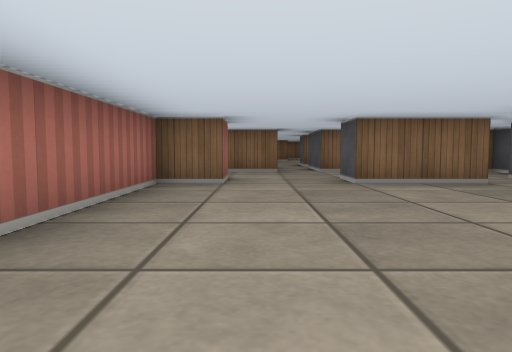
View 1 (above)

18 first-person views from a walk through a cub3D level. The camera is about half as high as the walls, tilts 4° down and sees 70° across. The floor is counted in squares. Each view is taken from the middle of a square. On the plan, view 1 faces up. The plan holds only what a view shows up to about 9 squares ahead; the rest is blank.

View 2
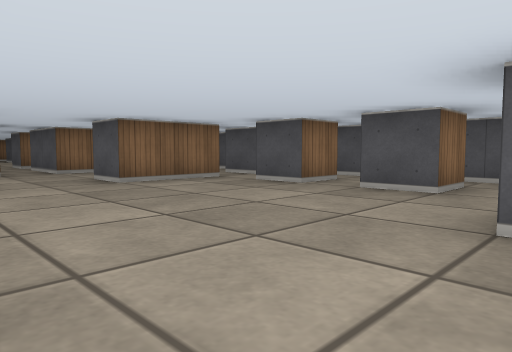

View 3
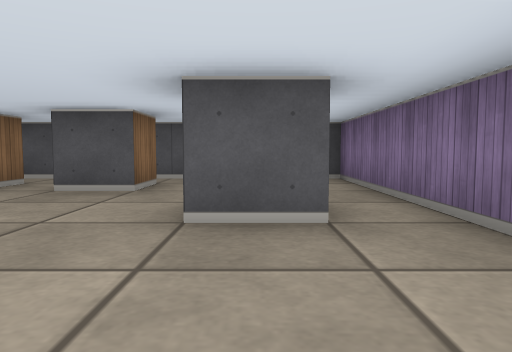

View 4
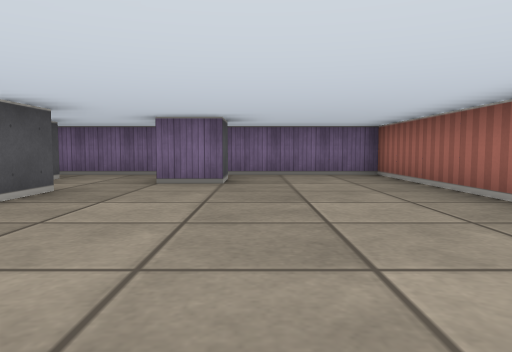

View 5
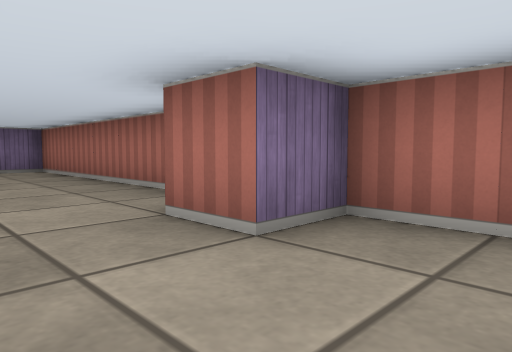

View 6
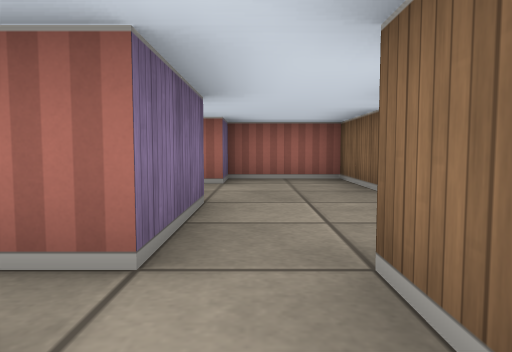

View 7
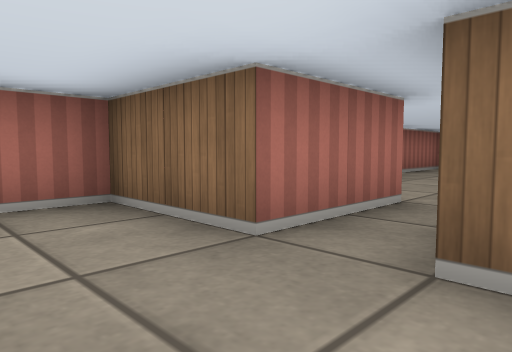

View 8
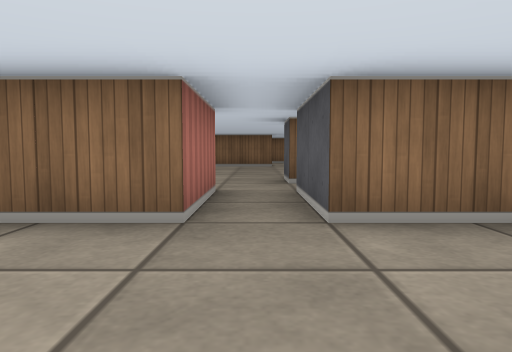

View 9
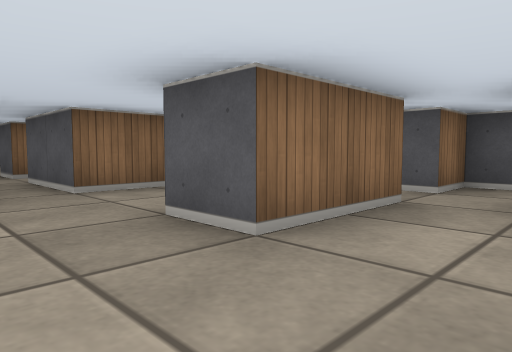

View 10
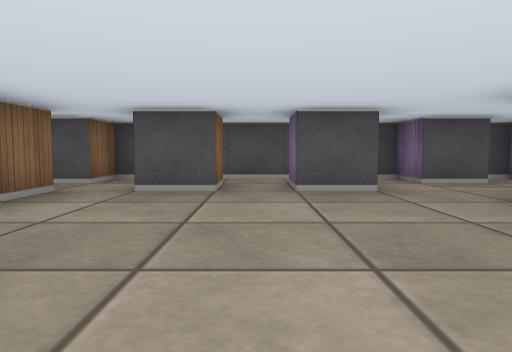

View 11
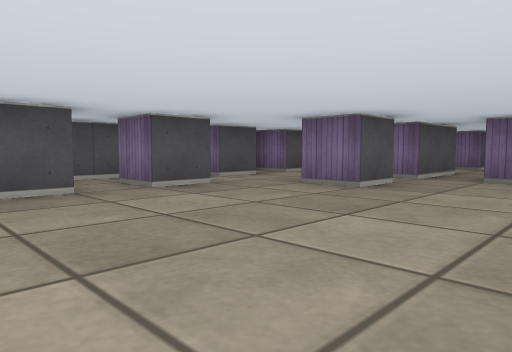

View 12
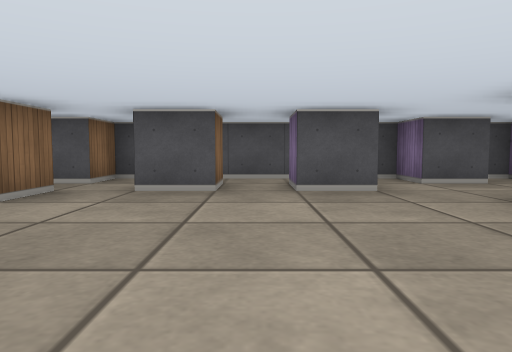

View 13
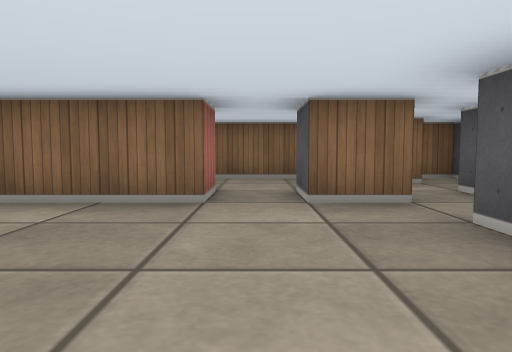

View 14
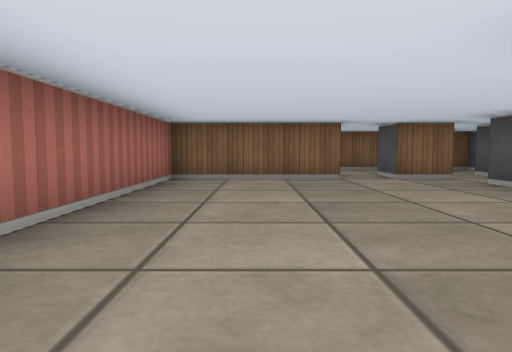

View 15
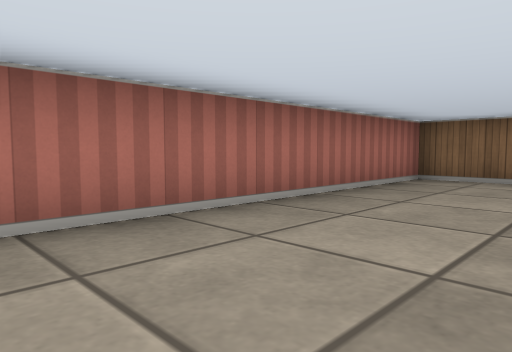

View 16
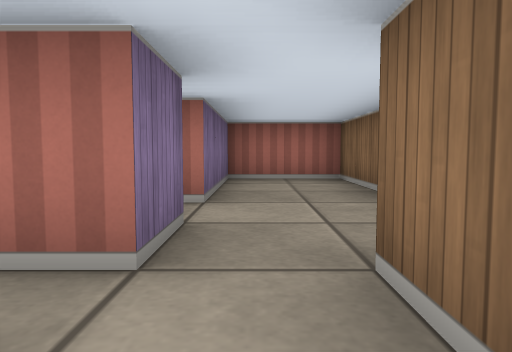

View 17
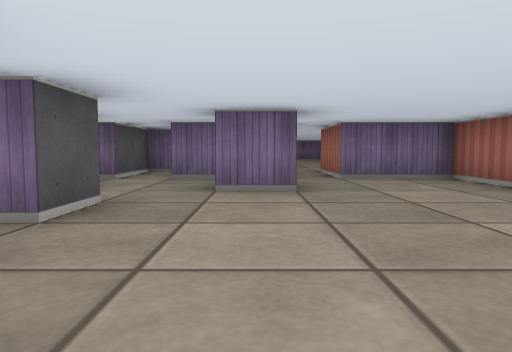

View 18
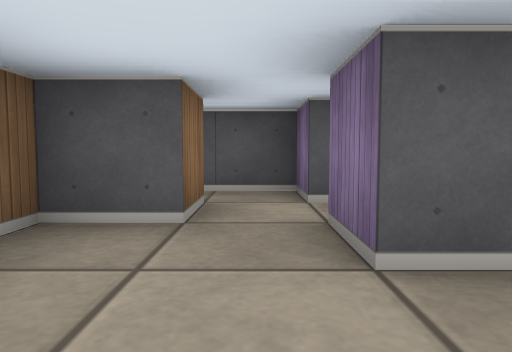

### Floor plan
Ten units are one square. View 1 is at (0, 0); x grows to the right and y downward. Boxes are objects, and circles mark ways between rooms. Rooms are numbered by the first view taken in them; rooms with no view inside come last. Other rooms are left out.
<svg viewBox="-20 -210 80 230">
<path fill="none" stroke="#000" d="M45 -15 35 -15 35 -25 45 -25M15 6 15 -5 25 -5M46 -35 35 -35 35 -45M45 6 45 -5 55 -5 55 -55 45 -55M36 -55 15 -55M-5 -55 -15 -55 -15 15 55 15 55 11M29 -85 15 -85 15 -105M5 -105 5 -85 -15 -85 -15 -65 -5 -65 -5 -55M15 -55 15 -65 25 -65M44 -75 35 -75M25 -65 35 -65 35 -59M45 -55 45 -65M55 -79 55 -85M35 -134 35 -145 45 -145M45 -155 35 -155 35 -165M36 -175 25 -175 25 -185 35 -185 35 -179M15 -114 15 -125 25 -125M55 -175 45 -175 45 -185 55 -185 55 -205 49 -205M45 -114 45 -125 55 -125 55 -156M15 -105 35 -105M46 -195 35 -195 35 -205 -15 -205 -15 -185 15 -185 15 -175 -15 -175 -15 -105 5 -105M39 -85 45 -85 45 -105 55 -105 55 -109"/>
<circle cx="5" cy="-60" r="3" fill="#2a7"/>
<circle cx="40" cy="-60" r="3" fill="#2a7"/>
<circle cx="30" cy="-70" r="3" fill="#2a7"/>
<circle cx="10" cy="-95" r="3" fill="#2a7"/>
<text x="20" y="-20">1</text>
<text x="10" y="-80">2</text>
<text x="40" y="-70">3</text>
<text x="20" y="-150">4</text>
</svg>
Room 1 opens to room 2. Room 1 opens to room 3. Room 2 opens to room 3. Room 2 opens to room 4.

Where each view was taken, in squares from view 1:
view 1: 0 up, 0 right, facing up
view 2: 0 up, 1 left, facing up-right
view 3: 0 up, 1 left, facing right
view 4: 6 up, 1 right, facing down
view 5: 8 up, 1 right, facing down-left
view 6: 7 up, 5 right, facing left
view 7: 7 up, 2 right, facing up-left
view 8: 6 up, 1 right, facing up
view 9: 4 up, 0 right, facing up-right
view 10: 3 up, 1 left, facing right
view 11: 17 up, 1 left, facing down-right
view 12: 15 up, 1 left, facing right
view 13: 14 up, 2 right, facing up
view 14: 11 up, 0 right, facing up
view 15: 11 up, 1 right, facing up-left
view 16: 19 up, 5 right, facing left
view 17: 17 up, 2 right, facing down
view 18: 19 up, 1 right, facing right
